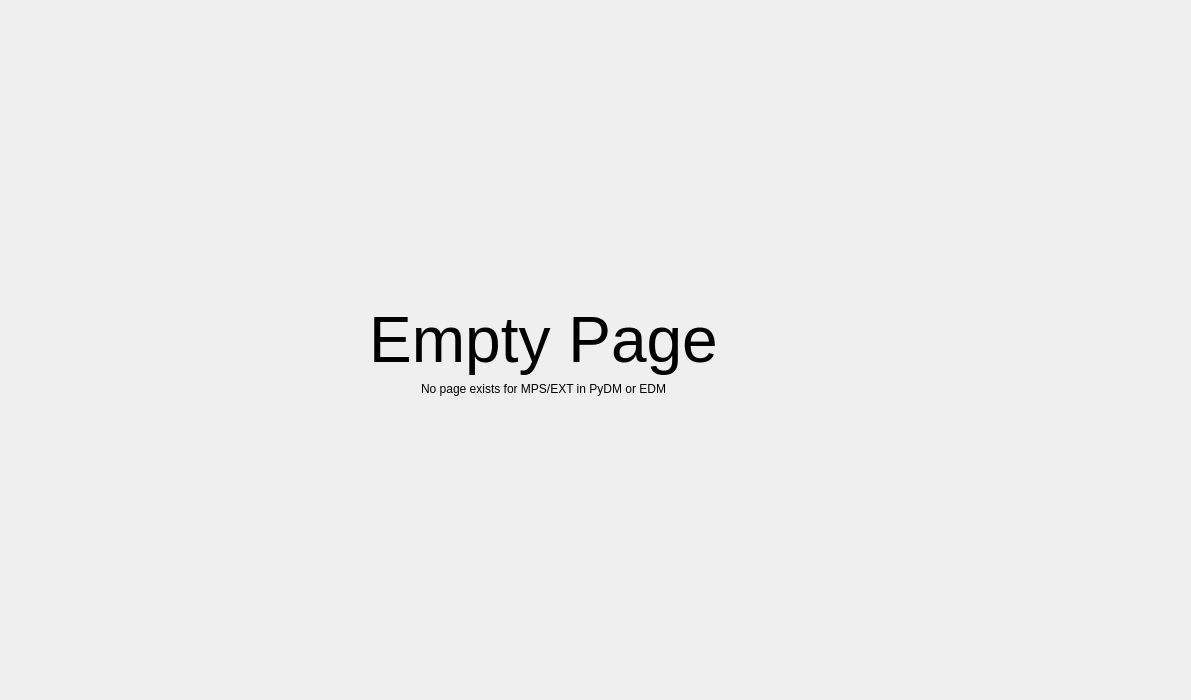
<?xml version="1.0" encoding="UTF-8"?>
<ui version="4.0">
 <class>Form</class>
 <widget class="QWidget" name="Form">
  <property name="geometry">
   <rect>
    <x>0</x>
    <y>0</y>
    <width>1191</width>
    <height>700</height>
   </rect>
  </property>
  <property name="windowTitle">
   <string>MPS EXT Main</string>
  </property>
  <layout class="QGridLayout" name="gridLayout_7">
   <item row="0" column="0">
    <widget class="QFrame" name="frame">
     <property name="frameShape">
      <enum>QFrame::NoFrame</enum>
     </property>
     <property name="frameShadow">
      <enum>QFrame::Raised</enum>
     </property>
     <layout class="QGridLayout" name="gridLayout_6">
      <item row="0" column="1">
       <widget class="QFrame" name="frame_2">
        <property name="frameShape">
         <enum>QFrame::NoFrame</enum>
        </property>
        <property name="frameShadow">
         <enum>QFrame::Plain</enum>
        </property>
        <layout class="QVBoxLayout" name="verticalLayout">
         <item>
          <spacer name="verticalSpacer_2">
           <property name="orientation">
            <enum>Qt::Vertical</enum>
           </property>
           <property name="sizeHint" stdset="0">
            <size>
             <width>20</width>
             <height>40</height>
            </size>
           </property>
          </spacer>
         </item>
         <item>
          <widget class="QLabel" name="label">
           <property name="font">
            <font>
             <pointsize>48</pointsize>
            </font>
           </property>
           <property name="text">
            <string>Empty Page</string>
           </property>
           <property name="alignment">
            <set>Qt::AlignCenter</set>
           </property>
          </widget>
         </item>
         <item>
          <widget class="QLabel" name="label_2">
           <property name="text">
            <string>No page exists for MPS/EXT in PyDM or EDM</string>
           </property>
           <property name="alignment">
            <set>Qt::AlignCenter</set>
           </property>
          </widget>
         </item>
         <item>
          <spacer name="verticalSpacer_3">
           <property name="orientation">
            <enum>Qt::Vertical</enum>
           </property>
           <property name="sizeHint" stdset="0">
            <size>
             <width>20</width>
             <height>40</height>
            </size>
           </property>
          </spacer>
         </item>
        </layout>
       </widget>
      </item>
      <item row="0" column="2">
       <spacer name="horizontalSpacer">
        <property name="orientation">
         <enum>Qt::Horizontal</enum>
        </property>
        <property name="sizeHint" stdset="0">
         <size>
          <width>40</width>
          <height>20</height>
         </size>
        </property>
       </spacer>
      </item>
      <item row="0" column="3">
       <widget class="QFrame" name="frame_4">
        <property name="frameShape">
         <enum>QFrame::NoFrame</enum>
        </property>
        <property name="frameShadow">
         <enum>QFrame::Raised</enum>
        </property>
        <layout class="QGridLayout" name="gridLayout_5">
         <item row="1" column="0">
          <widget class="PyDMDrawingImage" name="PyDMDrawingImage_2">
           <property name="minimumSize">
            <size>
             <width>80</width>
             <height>75</height>
            </size>
           </property>
           <property name="maximumSize">
            <size>
             <width>80</width>
             <height>75</height>
            </size>
           </property>
           <property name="toolTip">
            <string/>
           </property>
           <property name="styleSheet">
            <string notr="true"/>
           </property>
           <property name="brush" stdset="0">
            <brush brushstyle="SolidPattern">
             <color alpha="255">
              <red>193</red>
              <green>193</green>
              <blue>195</blue>
             </color>
            </brush>
           </property>
           <property name="filename" stdset="0">
            <string>lcls_mps_lockup_stacked_digital.png</string>
           </property>
          </widget>
         </item>
         <item row="0" column="0">
          <spacer name="verticalSpacer">
           <property name="orientation">
            <enum>Qt::Vertical</enum>
           </property>
           <property name="sizeHint" stdset="0">
            <size>
             <width>20</width>
             <height>40</height>
            </size>
           </property>
          </spacer>
         </item>
        </layout>
       </widget>
      </item>
      <item row="0" column="0">
       <spacer name="horizontalSpacer_2">
        <property name="orientation">
         <enum>Qt::Horizontal</enum>
        </property>
        <property name="sizeHint" stdset="0">
         <size>
          <width>40</width>
          <height>20</height>
         </size>
        </property>
       </spacer>
      </item>
     </layout>
    </widget>
   </item>
  </layout>
 </widget>
 <customwidgets>
  <customwidget>
   <class>PyDMDrawingImage</class>
   <extends>QWidget</extends>
   <header>pydm.widgets.drawing</header>
  </customwidget>
 </customwidgets>
 <resources/>
 <connections/>
</ui>
